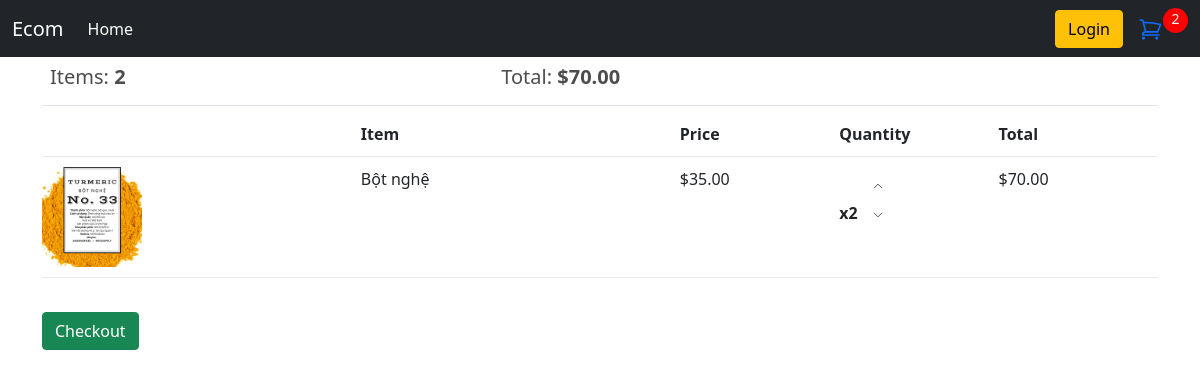
The page /cart/ (signed in) on the database as committed earlier.
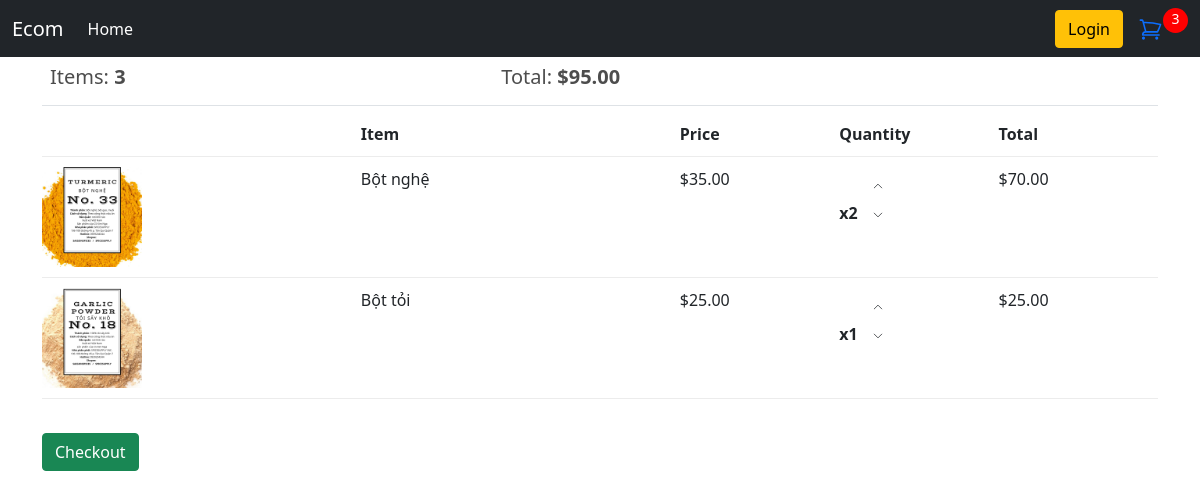
The same page on the database as committed later.
### store/models.py (models this page shows, shortened)
class Order(models.Model):
    customer = models.ForeignKey(Customer, on_delete=models.SET_NULL, blank=True, null=True)
    date_ordered = models.DateTimeField(auto_now_add=True)
    complete = models.BooleanField(default=False, null=True, blank=False)
    transaction_id = models.CharField(max_length=200, null=True)
    @property
    def get_cart_total(self):
        orderitems = self.orderitem_set.all()
        total = sum([item.get_total for item in orderitems])
        return total
    @property
    def get_cart_items(self):
        orderitems = self.orderitem_set.all()
        total = sum([item.quantity for item in orderitems])
        return total

class OrderItem(models.Model):
    product = models.ForeignKey(Products, on_delete=models.SET_NULL, null=True)
    order = models.ForeignKey(Order, on_delete=models.SET_NULL, null=True)
    quantity = models.IntegerField(default=0, null=True, blank=True)
    date_added = models.DateTimeField(auto_now_add=True)
    @property
    def get_total(self):
        total = self.product.price * self.quantity
        return total

class Products(models.Model):
    name = models.CharField(max_length=200, null=True)
    description = models.TextField()
    price = models.DecimalField(max_digits=7, decimal_places=2)
    image = models.ImageField(null=True, blank=True)
    quantity = models.PositiveIntegerField(default=0)
    @property
    def imageURL(self):
        try:
            url = self.image.url
        except:
            url = ''
        return url

### store/views.py (the view)
# urls.py: path('cart/', views.cart, name="cart"),
def cart(request):
    data = cartData(request)
    cartItems = data['cartItems']
    order = data['order']
    items = data['items']
    context = {'items': items, 'order': order, 'cartItems': cartItems}
    return render(request, 'cart.html', context)

### store/utils.py (called while the page is built)
def cartData(request):
    if request.user.is_authenticated:
        customer = request.user.customer
        order, created = Order.objects.get_or_create(
            customer=customer, complete=False)
        items = order.orderitem_set.all()
        cartItems = order.get_cart_items
    else:
        cookieData = cookieCart(request)
        cartItems = cookieData['cartItems']
        items = cookieData['items']
        order = cookieData['order']
    return {'cartItems' : cartItems, 'order' : order, 'items' : items}

### store/templates/cart.html
{% extends 'main.html' %}
{% load static %}
{% block content %}
<div class="container">
    <div class="row">
        <div class="col-lg-12">
            <table class="table">
                <tr>
                    <th><h5>Items: <strong>{{order.get_cart_items}}</strong></h5></th>
                    <th><h5>Total: <strong>${{order.get_cart_total}}</strong></h5></th>
                </tr>
            </table>
            <div class="box-element">
                <div class="cart-row">
                    <div style="flex:2"></div>
                    <div style="flex:2"><strong>Item</strong></div>
                    <div style="flex:1"><strong>Price</strong></div>
                    <div style="flex:1"><strong>Quantity</strong></div>
                    <div style="flex:1"><strong>Total</strong></div>
                </div>
                {% for item in items %}
                    <div class="cart-row">
                        <div style="flex:2"><img class="row-image" src="{{item.product.imageURL}}"></div>
                        <div style="flex:2">{{item.product.name}}</div>
                        <div style="flex:1">${{item.product.price|floatformat:2}}</div>
                        <div style="flex:1">
                            <p class="quantity">x{{item.quantity}}</p>
                            <div class="quantity">
                                <div data-action="add" data-product="{{item.product.id}}" class="chg-quantity update-cart black">
                                    <svg xmlns="http://www.w3.org/2000/svg" fill="none" viewBox="0 0 24 24" stroke-width="1.5" stroke="currentColor" class="w-6 h-6">
                                        <path stroke-linecap="round" stroke-linejoin="round" d="M4.5 15.75l7.5-7.5 7.5 7.5" />
                                      </svg>
                                </div>
                                <div data-action="remove" data-product="{{item.product.id}}" class="chg-quantity update-cart black">
                                    <svg xmlns="http://www.w3.org/2000/svg" fill="none" viewBox="0 0 24 24" stroke-width="1.5" stroke="currentColor" class="w-6 h-6">
                                        <path stroke-linecap="round" stroke-linejoin="round" d="M19.5 8.25l-7.5 7.5-7.5-7.5" />
                                      </svg>
                                </div>
                            </div>
                        </div>
                        <div style="flex:1">${{item.get_total}}</div>
                    </div>
                {% endfor %}
            <br>
            <div class="box-element">
                <a href="{% url 'checkout' %}">
                    <button type="button" class="btn btn-success">Checkout</button>
                </a>
            </div>
        </div>
    </div>
</div>
{% endblock content %}

Rows that differ between the two databases and show on the page:
computed for Order: get_cart_items "2" → "3"; get_cart_total "70.00" → "95.00"
added OrderItem: product.imageURL (picture), product.name "Bột tỏi", product.price "25.00", quantity "1", get_total "25.00"
Other text that changed with them:
{{ cartItems }}: "2" → "3"
